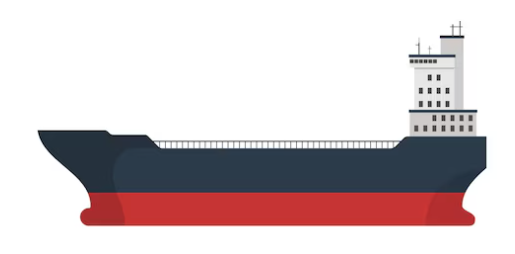
#> input picture resources/ship.png, 515 x 254 px
$ python processShipImage.py
#> lines starting #> are read from the running program, lines starting #| are printed output that depends on the picture; after the words box and inside, x2 and y2 are one past the last pixel; in counts of white or black regions, pixels touching at a corner belong together
# process image
import numpy as np
import cv2
import matplotlib.pyplot as plt
import matplotlib.image as mpimg
img = cv2.imread('../resources/ship.png')
#> img is the input picture: shape (254, 515, 3); mean B, G, R 202.1, 199.8, 211.3

# fill in the black contours
gray = cv2.cvtColor(img, cv2.COLOR_BGR2GRAY)
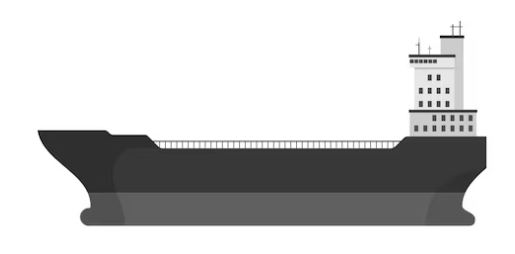
#> gray: shape (254, 515); min 1, max 255, mean 203.5
gray = (gray < 254).astype('uint8')
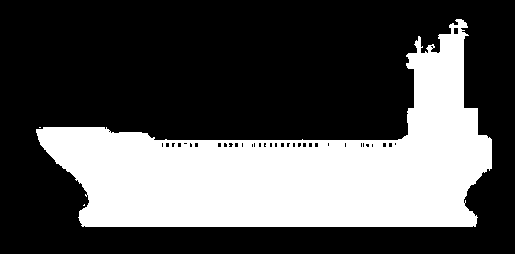
#> gray: shape (254, 515); values 0 (black) and 1 (white), 32.5% white; 3 white regions (2 under 20 px), largest, box (x1, y1, x2, y2) and area: (36, 19, 492, 227) 42516

plt.imshow(gray)
plt.show()

#result = cv2.bitwise_and(img, mask)
img = mpimg.imread('../resources/ship.png')
#> img: shape (254, 515, 4) float32
img[:,:,3] = np.array(gray,dtype=float)

plt.imshow(img)
plt.show()
plt.imsave('../resources/ship_alpha.png',img)
